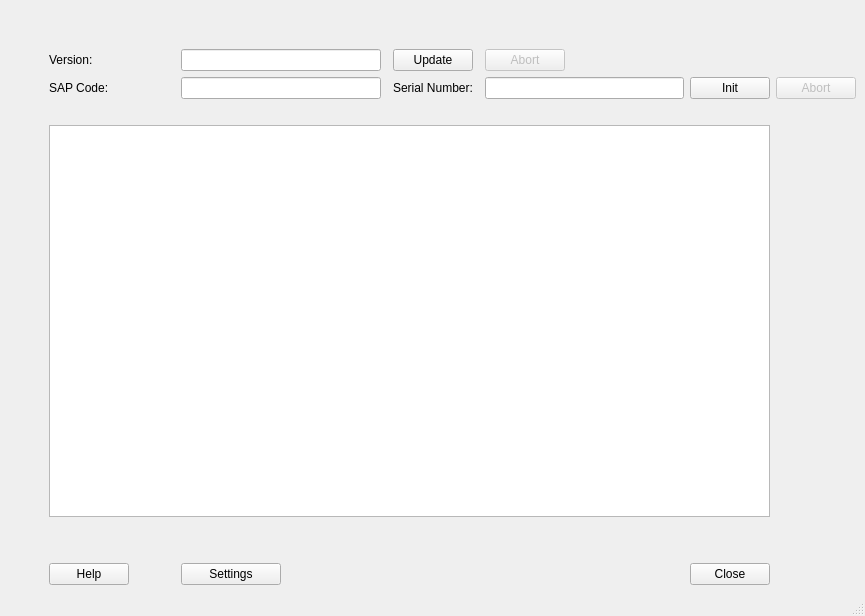
<?xml version="1.0" encoding="UTF-8"?>
<ui version="4.0">
 <class>MainWindow</class>
 <widget class="QMainWindow" name="MainWindow">
  <property name="geometry">
   <rect>
    <x>0</x>
    <y>0</y>
    <width>865</width>
    <height>616</height>
   </rect>
  </property>
  <property name="windowTitle">
   <string>MainWindow</string>
  </property>
  <widget class="QWidget" name="centralwidget">
   <layout class="QGridLayout" name="gridLayout">
    <item row="6" column="9">
     <widget class="QPushButton" name="button_abort_init">
      <property name="enabled">
       <bool>false</bool>
      </property>
      <property name="sizePolicy">
       <sizepolicy hsizetype="Fixed" vsizetype="Fixed">
        <horstretch>0</horstretch>
        <verstretch>0</verstretch>
       </sizepolicy>
      </property>
      <property name="text">
       <string>Abort</string>
      </property>
     </widget>
    </item>
    <item row="9" column="1" rowspan="5" colspan="8">
     <widget class="QTextEdit" name="console">
      <property name="sizePolicy">
       <sizepolicy hsizetype="Expanding" vsizetype="Preferred">
        <horstretch>0</horstretch>
        <verstretch>0</verstretch>
       </sizepolicy>
      </property>
      <property name="cursor" stdset="0">
       <cursorShape>ArrowCursor</cursorShape>
      </property>
      <property name="readOnly">
       <bool>true</bool>
      </property>
     </widget>
    </item>
    <item row="6" column="1">
     <widget class="QLabel" name="label_2">
      <property name="text">
       <string>SAP Code:</string>
      </property>
     </widget>
    </item>
    <item row="0" column="5">
     <spacer name="verticalSpacer_2">
      <property name="orientation">
       <enum>Qt::Vertical</enum>
      </property>
      <property name="sizeType">
       <enum>QSizePolicy::Preferred</enum>
      </property>
      <property name="sizeHint" stdset="0">
       <size>
        <width>20</width>
        <height>40</height>
       </size>
      </property>
     </spacer>
    </item>
    <item row="6" column="7">
     <widget class="QLineEdit" name="lineEdit_serialNr"/>
    </item>
    <item row="6" column="5">
     <widget class="QLabel" name="label_serialNr">
      <property name="text">
       <string>Serial Number:</string>
      </property>
     </widget>
    </item>
    <item row="15" column="1">
     <widget class="QPushButton" name="button_help">
      <property name="text">
       <string>Help</string>
      </property>
     </widget>
    </item>
    <item row="15" column="3">
     <widget class="QPushButton" name="button_settings">
      <property name="enabled">
       <bool>true</bool>
      </property>
      <property name="sizePolicy">
       <sizepolicy hsizetype="Maximum" vsizetype="Fixed">
        <horstretch>0</horstretch>
        <verstretch>0</verstretch>
       </sizepolicy>
      </property>
      <property name="maximumSize">
       <size>
        <width>100</width>
        <height>16777215</height>
       </size>
      </property>
      <property name="text">
       <string>Settings</string>
      </property>
     </widget>
    </item>
    <item row="3" column="1">
     <widget class="QLabel" name="label_version">
      <property name="text">
       <string>Version:</string>
      </property>
     </widget>
    </item>
    <item row="15" column="8">
     <widget class="QPushButton" name="button_close">
      <property name="text">
       <string>Close</string>
      </property>
     </widget>
    </item>
    <item row="9" column="0">
     <spacer name="horizontalSpacer">
      <property name="orientation">
       <enum>Qt::Horizontal</enum>
      </property>
      <property name="sizeType">
       <enum>QSizePolicy::Preferred</enum>
      </property>
      <property name="sizeHint" stdset="0">
       <size>
        <width>40</width>
        <height>20</height>
       </size>
      </property>
     </spacer>
    </item>
    <item row="3" column="7" colspan="2">
     <widget class="QPushButton" name="button_abort_update">
      <property name="enabled">
       <bool>false</bool>
      </property>
      <property name="sizePolicy">
       <sizepolicy hsizetype="Fixed" vsizetype="Fixed">
        <horstretch>0</horstretch>
        <verstretch>0</verstretch>
       </sizepolicy>
      </property>
      <property name="text">
       <string>Abort</string>
      </property>
     </widget>
    </item>
    <item row="14" column="8">
     <spacer name="verticalSpacer_3">
      <property name="orientation">
       <enum>Qt::Vertical</enum>
      </property>
      <property name="sizeType">
       <enum>QSizePolicy::Preferred</enum>
      </property>
      <property name="sizeHint" stdset="0">
       <size>
        <width>20</width>
        <height>40</height>
       </size>
      </property>
     </spacer>
    </item>
    <item row="8" column="1">
     <spacer name="verticalSpacer">
      <property name="orientation">
       <enum>Qt::Vertical</enum>
      </property>
      <property name="sizeType">
       <enum>QSizePolicy::Ignored</enum>
      </property>
      <property name="sizeHint" stdset="0">
       <size>
        <width>20</width>
        <height>20</height>
       </size>
      </property>
     </spacer>
    </item>
    <item row="3" column="5">
     <widget class="QPushButton" name="button_update">
      <property name="text">
       <string>Update</string>
      </property>
     </widget>
    </item>
    <item row="6" column="8">
     <widget class="QPushButton" name="button_init">
      <property name="sizePolicy">
       <sizepolicy hsizetype="Fixed" vsizetype="Fixed">
        <horstretch>0</horstretch>
        <verstretch>0</verstretch>
       </sizepolicy>
      </property>
      <property name="text">
       <string>Init</string>
      </property>
     </widget>
    </item>
    <item row="6" column="3">
     <widget class="QLineEdit" name="lineEdit_sapCode"/>
    </item>
    <item row="3" column="3">
     <widget class="QLineEdit" name="lineEdit_version">
      <property name="text">
       <string/>
      </property>
     </widget>
    </item>
    <item row="15" column="2">
     <spacer name="horizontalSpacer_2">
      <property name="orientation">
       <enum>Qt::Horizontal</enum>
      </property>
      <property name="sizeType">
       <enum>QSizePolicy::Fixed</enum>
      </property>
      <property name="sizeHint" stdset="0">
       <size>
        <width>40</width>
        <height>20</height>
       </size>
      </property>
     </spacer>
    </item>
   </layout>
  </widget>
  <widget class="QStatusBar" name="statusbar"/>
 </widget>
 <resources/>
 <connections/>
</ui>
